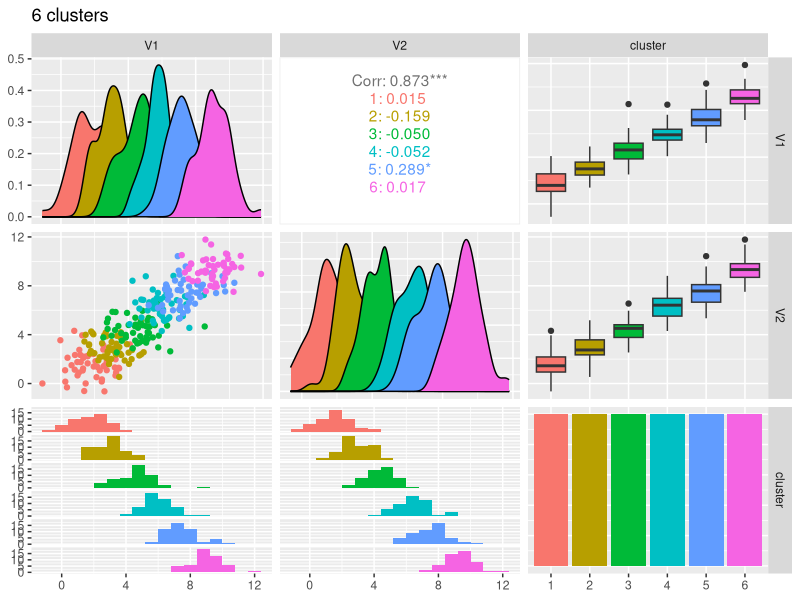

The R source for this figure: (Note: this script raises an error after producing the figure.)
#################################
####### Synthetic examples ######
######## Nested clusters ########
#################################

rm(list=ls())

library(MASS)
library(GGally)

# Define ggplot2 theme 
my_theme <-  theme(
    panel.background = element_rect(fill = NA),
    panel.grid.major = element_line(colour = "grey50"),
    panel.grid.major.x = element_blank() ,
    panel.grid.major.y = element_line(size=.1, color="black"),
    axis.ticks.y = element_blank(),
    axis.ticks.x = element_blank()
)

### Data generation ### 
### C1. Six clusters ###

n_experiments <- 100
n_types <- 2
n_variables <- 2
n_obs_per_cluster <- 50
n_clusters <- 6

N <- n_obs_per_cluster*n_clusters
P <- n_variables
data <- array(NA, c(N, P, n_types, n_experiments))

Sigma <- diag(n_variables)

i = 4 # Medium separation level
# (Change value to 8 just for the illustrative plot in the paper)
for(j in 1:n_experiments){
  for(t in 1:n_types){
    for(k in 1:(n_clusters/t)){
      mu = rep(k*(i-1)/2, n_variables)
      data[((k-1)*n_obs_per_cluster*t+1):(k*n_obs_per_cluster*t),,t,j] <-
        mvrnorm(n = n_obs_per_cluster*t, mu, Sigma)
    }
  }
}

### Plots ###

t = 1 # 6 clusters
uno <- rep(1, n_obs_per_cluster)
cluster_labels <- c(uno, uno*2, uno*3, uno*4, uno*5, uno*6)

dataset_example <- data[,,t,1]
example6_dataframe <- as.data.frame(dataset_example)
example6_dataframe$cluster <- as.factor(cluster_labels)
ggpairs(data=example6_dataframe, # data.frame with variables
        title="6 clusters",  # title of the plot
        mapping=ggplot2::aes(colour = cluster),
        lower=list(combo=wrap("facethist", binwidth=0.8)))
ggsave("../figures/synthetic-data-c1-new.jpg",
       device = "jpeg", width = 7, height = 7)

t = 2 # 3 clusters
dataset_example <- data[,,t,1]
example3_dataframe <- as.data.frame(dataset_example)
example3_dataframe$cluster <- as.factor(cluster_labels)
ggpairs(data=example3_dataframe, # data.frame with variables
        title="3 clusters", # title of the plot
        mapping = ggplot2::aes(colour= cluster),
        lower=list(combo=wrap("facethist", binwidth=0.8)))
ggsave("../figures/synthetic-data-c2-new.jpg",
       device = "jpeg", width = 7, height = 7)

save(data, file = "../data/synthetic-data-c-new.RData")
